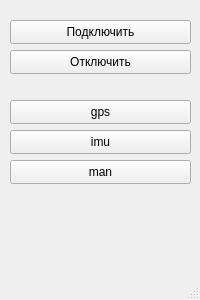
<?xml version="1.0" encoding="UTF-8"?>
<ui version="4.0">
 <class>MainWindow</class>
 <widget class="QMainWindow" name="MainWindow">
  <property name="geometry">
   <rect>
    <x>0</x>
    <y>0</y>
    <width>200</width>
    <height>300</height>
   </rect>
  </property>
  <property name="windowTitle">
   <string>MainWindow</string>
  </property>
  <widget class="QWidget" name="centralwidget">
   <widget class="QPushButton" name="btn_connect">
    <property name="geometry">
     <rect>
      <x>10</x>
      <y>20</y>
      <width>181</width>
      <height>24</height>
     </rect>
    </property>
    <property name="text">
     <string>Подключить</string>
    </property>
   </widget>
   <widget class="QPushButton" name="btn_disconnect">
    <property name="geometry">
     <rect>
      <x>10</x>
      <y>50</y>
      <width>181</width>
      <height>24</height>
     </rect>
    </property>
    <property name="text">
     <string>Отключить</string>
    </property>
   </widget>
   <widget class="QPushButton" name="btn_get_gps">
    <property name="geometry">
     <rect>
      <x>10</x>
      <y>100</y>
      <width>181</width>
      <height>24</height>
     </rect>
    </property>
    <property name="text">
     <string>gps</string>
    </property>
   </widget>
   <widget class="QPushButton" name="btn_get_imu">
    <property name="geometry">
     <rect>
      <x>10</x>
      <y>130</y>
      <width>181</width>
      <height>24</height>
     </rect>
    </property>
    <property name="text">
     <string>imu</string>
    </property>
   </widget>
   <widget class="QPushButton" name="btn_write_man">
    <property name="geometry">
     <rect>
      <x>10</x>
      <y>160</y>
      <width>181</width>
      <height>24</height>
     </rect>
    </property>
    <property name="text">
     <string>man</string>
    </property>
   </widget>
  </widget>
  <widget class="QMenuBar" name="menubar">
   <property name="geometry">
    <rect>
     <x>0</x>
     <y>0</y>
     <width>200</width>
     <height>22</height>
    </rect>
   </property>
  </widget>
  <widget class="QStatusBar" name="statusbar"/>
 </widget>
 <resources/>
 <connections/>
</ui>
